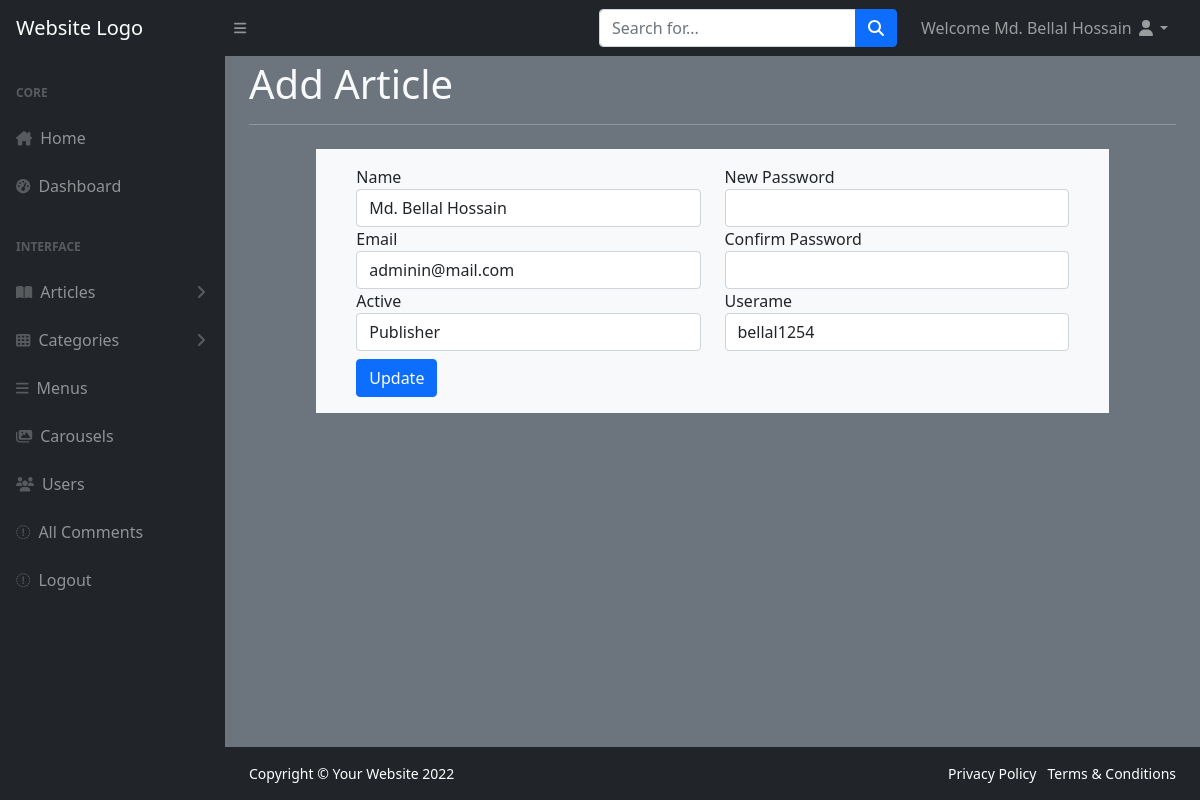
The page /user-edit.php?id=1 (signed in) on the database its author committed.
### tables this page shows
CREATE TABLE `users` (
  `id` int(11) NOT NULL,
  `name` varchar(80) NOT NULL,
  `email` varchar(128) NOT NULL,
  `username` varchar(512) NOT NULL,
  `password` varchar(128) NOT NULL,
  `role` set('1','2','3') NOT NULL DEFAULT '1',
  `created_at` timestamp NOT NULL DEFAULT current_timestamp()
);

### user-edit.php (the view, shortened to what this page needs)
<?php require "inc/header.php"; ?>
</head>
<?php require "inc/header.php"; ?>
</head>
<body class="sb-nav-fixed bg-secondary">
  <?php require "inc/topnav.php"; ?>
  <div id="layoutSidenav">
    <?php require "inc/leftnav.php"; ?>
    <div id="layoutSidenav_content">
      <main>
        <div class="container-fluid text-light">
          <h1 class="my-1">Add Article</h1>
          <hr>
          <div class="row d-flex justify-content-center">
            <div class="col-md-10 bg-light text-dark my-2 mx-2 py-3 px-3">
              <div class="container-fluid">
                <?php
                $id = $_GET['id'];
                $conn = mysqli_connect("localhost", "root", "", "web4cms");
                $query = "SELECT * FROM users WHERE id = $id";
                $result = mysqli_query($conn, $query);
                $row = mysqli_fetch_assoc($result);
                ?>
                <form method="post" enctype="multipart/form-data">
                  <div class="row mb-2">
                    <div class="col-md-6">
                      <div class="form-group">
                        <label>Name</label>
                        <input type="text" class="form-control" name="name" value="<?php echo $row['name']; ?>">
                      </div>
                      <div class="form-group">
                        <label>Email</label>
                        <input type="text" class="form-control" name="email" value="<?php echo $row['email']; ?>">
                      </div>
                      <div class="form-group">
                        <label>Active</label>
                        <select class="form-control" name="active">
                          <option value="1" <?php echo $row['role'] ? 'selected' : ''; ?>>Publisher</option>
                        </select>
                      </div>
                    </div>
                    <div class="col-md-6">
                      <div class="form-group">
                        <label>New Password</label>
                        <input type="password" class="form-control" name="new_password">
                      </div>
                      <div class="form-group">
                        <label>Confirm Password</label>
                        <input type="password" class="form-control" name="confirm_password">
                      </div>
                      <div class="form-group">
                        <label>Userame</label>
                        <input type="text" class="form-control" name="username" value="<?php echo $row['username']; ?>">
                      </div>
                    </div>
                  </div>
                  <button type="submit" class="btn btn-primary" name="submit">Update</button>
                </form>
              </div>
            </div>
          </div>
        </div>
      </main>
      <?php require "inc/footer.php"; ?>
    </div>
  </div>
</body>
</html>

### rows shown on the page
users: name "Md. Bellal Hossain", email "adminin@mail.com", active "Publisher", username "bellal1254"

### other values the page prints
$_SESSION['username'] "Md. Bellal Hossain"
